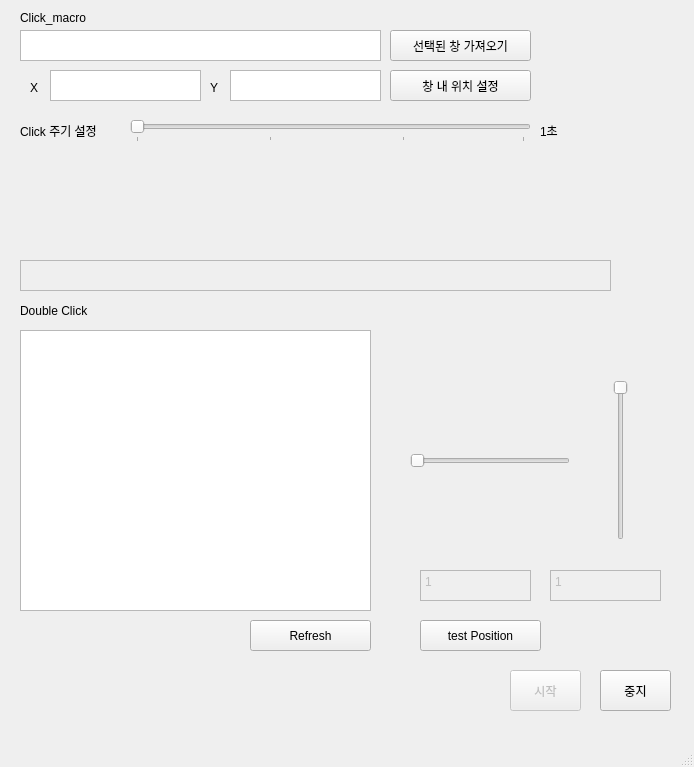
<?xml version="1.0" encoding="UTF-8"?>
<ui version="4.0">
 <class>win_click_macro</class>
 <widget class="QMainWindow" name="win_click_macro">
  <property name="geometry">
   <rect>
    <x>0</x>
    <y>0</y>
    <width>694</width>
    <height>767</height>
   </rect>
  </property>
  <property name="windowTitle">
   <string>MainWindow</string>
  </property>
  <widget class="QWidget" name="centralwidget">
   <widget class="QTextEdit" name="textEdit">
    <property name="geometry">
     <rect>
      <x>20</x>
      <y>30</y>
      <width>361</width>
      <height>31</height>
     </rect>
    </property>
   </widget>
   <widget class="QPushButton" name="pushButton">
    <property name="geometry">
     <rect>
      <x>390</x>
      <y>70</y>
      <width>141</width>
      <height>31</height>
     </rect>
    </property>
    <property name="text">
     <string>창 내 위치 설정</string>
    </property>
   </widget>
   <widget class="QPushButton" name="pushButton_2">
    <property name="geometry">
     <rect>
      <x>390</x>
      <y>30</y>
      <width>141</width>
      <height>31</height>
     </rect>
    </property>
    <property name="text">
     <string>선택된 창 가져오기</string>
    </property>
   </widget>
   <widget class="QTextEdit" name="textEdit_2">
    <property name="geometry">
     <rect>
      <x>50</x>
      <y>70</y>
      <width>151</width>
      <height>31</height>
     </rect>
    </property>
   </widget>
   <widget class="QSlider" name="horizontalSlider">
    <property name="geometry">
     <rect>
      <x>130</x>
      <y>120</y>
      <width>401</width>
      <height>22</height>
     </rect>
    </property>
    <property name="minimum">
     <number>1</number>
    </property>
    <property name="maximum">
     <number>30</number>
    </property>
    <property name="pageStep">
     <number>5</number>
    </property>
    <property name="value">
     <number>1</number>
    </property>
    <property name="orientation">
     <enum>Qt::Horizontal</enum>
    </property>
    <property name="tickPosition">
     <enum>QSlider::TicksBelow</enum>
    </property>
    <property name="tickInterval">
     <number>10</number>
    </property>
   </widget>
   <widget class="QLabel" name="label">
    <property name="geometry">
     <rect>
      <x>20</x>
      <y>120</y>
      <width>111</width>
      <height>21</height>
     </rect>
    </property>
    <property name="text">
     <string>Click 주기 설정</string>
    </property>
   </widget>
   <widget class="QPushButton" name="pushButton_3">
    <property name="enabled">
     <bool>false</bool>
    </property>
    <property name="geometry">
     <rect>
      <x>510</x>
      <y>670</y>
      <width>71</width>
      <height>41</height>
     </rect>
    </property>
    <property name="text">
     <string>시작</string>
    </property>
   </widget>
   <widget class="QPushButton" name="pushButton_4">
    <property name="geometry">
     <rect>
      <x>600</x>
      <y>670</y>
      <width>71</width>
      <height>41</height>
     </rect>
    </property>
    <property name="text">
     <string>중지</string>
    </property>
   </widget>
   <widget class="QLabel" name="label_2">
    <property name="geometry">
     <rect>
      <x>20</x>
      <y>10</y>
      <width>101</width>
      <height>16</height>
     </rect>
    </property>
    <property name="text">
     <string>Click_macro</string>
    </property>
   </widget>
   <widget class="QTextEdit" name="textEdit_3">
    <property name="geometry">
     <rect>
      <x>230</x>
      <y>70</y>
      <width>151</width>
      <height>31</height>
     </rect>
    </property>
   </widget>
   <widget class="QLabel" name="label_3">
    <property name="geometry">
     <rect>
      <x>30</x>
      <y>80</y>
      <width>31</width>
      <height>16</height>
     </rect>
    </property>
    <property name="text">
     <string>X</string>
    </property>
   </widget>
   <widget class="QLabel" name="label_4">
    <property name="geometry">
     <rect>
      <x>210</x>
      <y>80</y>
      <width>31</width>
      <height>16</height>
     </rect>
    </property>
    <property name="text">
     <string>Y</string>
    </property>
   </widget>
   <widget class="QListWidget" name="listWidget_1">
    <property name="geometry">
     <rect>
      <x>20</x>
      <y>330</y>
      <width>351</width>
      <height>281</height>
     </rect>
    </property>
   </widget>
   <widget class="QLabel" name="label_5">
    <property name="geometry">
     <rect>
      <x>20</x>
      <y>300</y>
      <width>111</width>
      <height>21</height>
     </rect>
    </property>
    <property name="text">
     <string>Double Click</string>
    </property>
   </widget>
   <widget class="QTextEdit" name="textEdit_4">
    <property name="enabled">
     <bool>false</bool>
    </property>
    <property name="geometry">
     <rect>
      <x>20</x>
      <y>260</y>
      <width>591</width>
      <height>31</height>
     </rect>
    </property>
   </widget>
   <widget class="QSlider" name="horizontalSlider_2">
    <property name="geometry">
     <rect>
      <x>410</x>
      <y>450</y>
      <width>160</width>
      <height>22</height>
     </rect>
    </property>
    <property name="minimum">
     <number>1</number>
    </property>
    <property name="orientation">
     <enum>Qt::Horizontal</enum>
    </property>
   </widget>
   <widget class="QSlider" name="verticalSlider">
    <property name="geometry">
     <rect>
      <x>610</x>
      <y>380</y>
      <width>22</width>
      <height>160</height>
     </rect>
    </property>
    <property name="minimum">
     <number>1</number>
    </property>
    <property name="value">
     <number>1</number>
    </property>
    <property name="orientation">
     <enum>Qt::Vertical</enum>
    </property>
    <property name="invertedAppearance">
     <bool>true</bool>
    </property>
   </widget>
   <widget class="QTextEdit" name="textEdit_6">
    <property name="enabled">
     <bool>false</bool>
    </property>
    <property name="geometry">
     <rect>
      <x>420</x>
      <y>570</y>
      <width>111</width>
      <height>31</height>
     </rect>
    </property>
    <property name="html">
     <string>&lt;!DOCTYPE HTML PUBLIC &quot;-//W3C//DTD HTML 4.0//EN&quot; &quot;http://www.w3.org/TR/REC-html40/strict.dtd&quot;&gt;
&lt;html&gt;&lt;head&gt;&lt;meta name=&quot;qrichtext&quot; content=&quot;1&quot; /&gt;&lt;style type=&quot;text/css&quot;&gt;
p, li { white-space: pre-wrap; }
&lt;/style&gt;&lt;/head&gt;&lt;body style=&quot; font-family:'Gulim'; font-size:9pt; font-weight:400; font-style:normal;&quot;&gt;
&lt;p style=&quot; margin-top:0px; margin-bottom:0px; margin-left:0px; margin-right:0px; -qt-block-indent:0; text-indent:0px;&quot;&gt;1&lt;/p&gt;&lt;/body&gt;&lt;/html&gt;</string>
    </property>
   </widget>
   <widget class="QTextEdit" name="textEdit_7">
    <property name="enabled">
     <bool>false</bool>
    </property>
    <property name="geometry">
     <rect>
      <x>550</x>
      <y>570</y>
      <width>111</width>
      <height>31</height>
     </rect>
    </property>
    <property name="html">
     <string>&lt;!DOCTYPE HTML PUBLIC &quot;-//W3C//DTD HTML 4.0//EN&quot; &quot;http://www.w3.org/TR/REC-html40/strict.dtd&quot;&gt;
&lt;html&gt;&lt;head&gt;&lt;meta name=&quot;qrichtext&quot; content=&quot;1&quot; /&gt;&lt;style type=&quot;text/css&quot;&gt;
p, li { white-space: pre-wrap; }
&lt;/style&gt;&lt;/head&gt;&lt;body style=&quot; font-family:'Gulim'; font-size:9pt; font-weight:400; font-style:normal;&quot;&gt;
&lt;p style=&quot; margin-top:0px; margin-bottom:0px; margin-left:0px; margin-right:0px; -qt-block-indent:0; text-indent:0px;&quot;&gt;1&lt;/p&gt;&lt;/body&gt;&lt;/html&gt;</string>
    </property>
   </widget>
   <widget class="QLabel" name="label_6">
    <property name="geometry">
     <rect>
      <x>540</x>
      <y>120</y>
      <width>41</width>
      <height>21</height>
     </rect>
    </property>
    <property name="text">
     <string>1초</string>
    </property>
   </widget>
   <widget class="QPushButton" name="pushButton_5">
    <property name="geometry">
     <rect>
      <x>250</x>
      <y>620</y>
      <width>121</width>
      <height>31</height>
     </rect>
    </property>
    <property name="text">
     <string>Refresh</string>
    </property>
   </widget>
   <widget class="QPushButton" name="pushButton_6">
    <property name="geometry">
     <rect>
      <x>420</x>
      <y>620</y>
      <width>121</width>
      <height>31</height>
     </rect>
    </property>
    <property name="text">
     <string>test Position</string>
    </property>
   </widget>
  </widget>
  <widget class="QMenuBar" name="menubar">
   <property name="geometry">
    <rect>
     <x>0</x>
     <y>0</y>
     <width>694</width>
     <height>21</height>
    </rect>
   </property>
  </widget>
  <widget class="QStatusBar" name="statusbar"/>
 </widget>
 <resources/>
 <connections/>
</ui>
